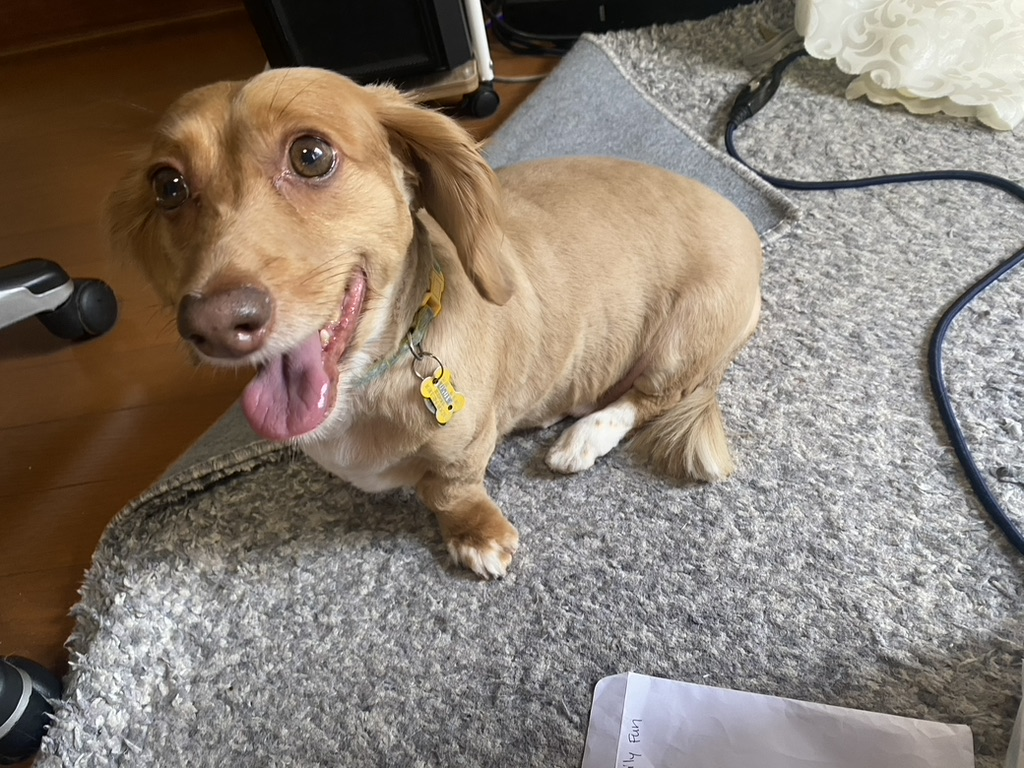
#> input picture image-manipulation/daxi.jpeg, 1024 x 768 px
$ python main.py
#> lines starting #> are read from the running program, lines starting #| are printed output that depends on the picture
from scipy.signal import convolve2d
import matplotlib.pyplot as plt
from PIL import Image
import numpy as np

def load_image(image_path):
#> called with image_path = 'daxi.jpeg'
    img = Image.open(image_path)
#> img is the input picture: PIL image 1024x768 RGB; mean R, G, B 136.4, 125.1, 114.1
    return img

def display_image(img, cmap=None, flip=False):
    if flip:
        img = np.flip(img, axis=1)
    plt.imshow(img, cmap=cmap)
    plt.axis('off')
    plt.show()

img = load_image('daxi.jpeg')

img_array = np.array(img)
gray_img = np.mean(img_array, axis=2).astype(np.uint8)
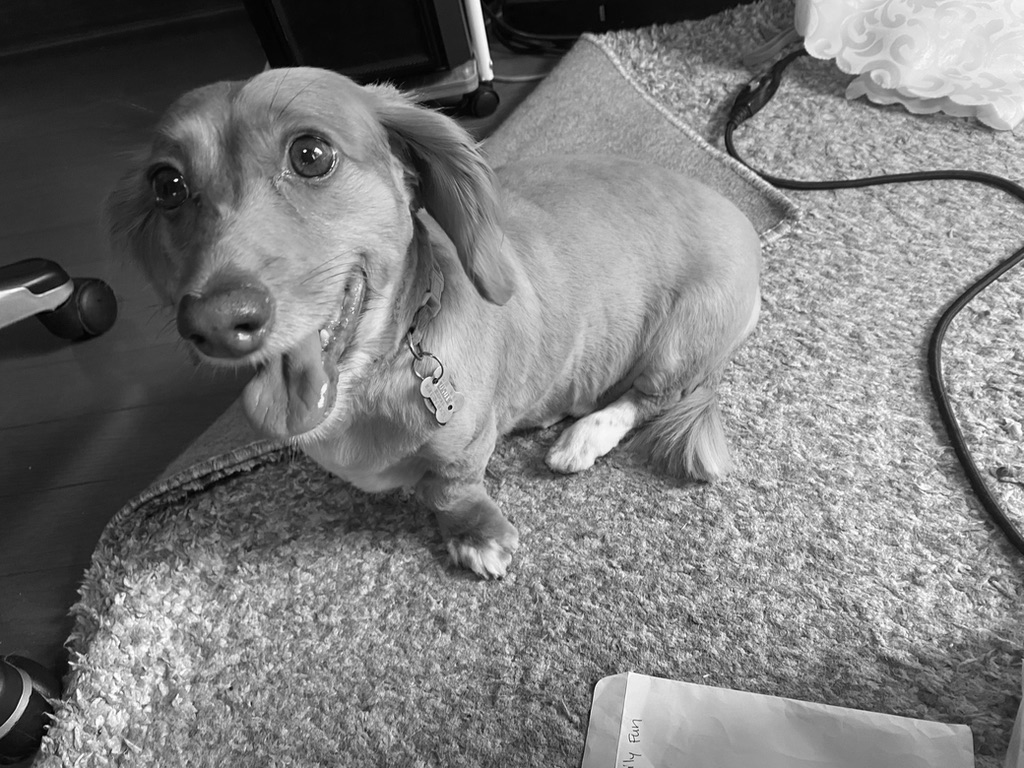
#> gray_img: shape (768, 1024); min 0, max 255, mean 124.9
flipped_img = np.flip(gray_img, axis=1)
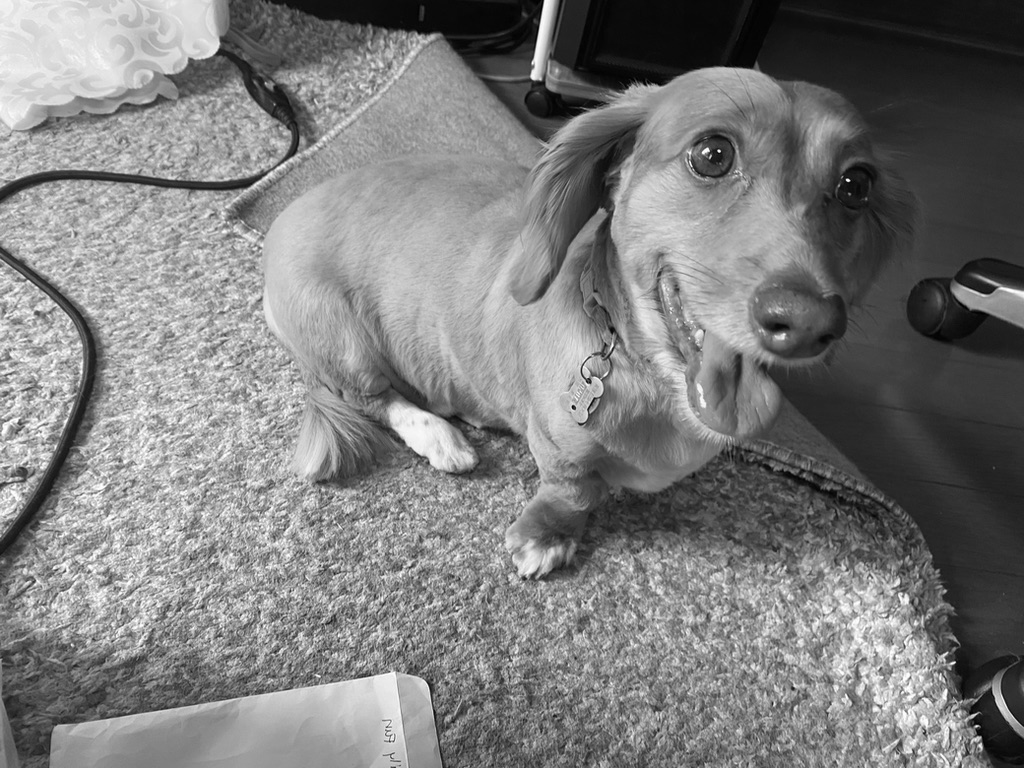
#> flipped_img: shape (768, 1024); min 0, max 255, mean 124.9

# display_image(img_array)
# display_image(gray_img, cmap='gray')
display_image(gray_img, cmap='gray', flip=True)

Image.fromarray(flipped_img).save('flipped.jpeg')
